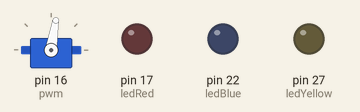
Simulated run of this program. Board: Raspberry Pi (header pin numbers). Parts: servo, output pins drawn as LEDs (lit = HIGH). Servo angles are drawn from the pulse width (0.5 ms = 0°, 2.5 ms = 180°). At 11.0 s the program stops and its outputs stay as they are.

Above: at 0.5 s.
At 3.5 s:
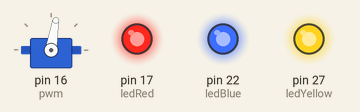
Timing chart, 0 to 4.6 s (numbered marks = the images above):
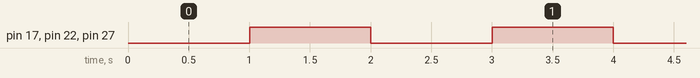

Measured:
- by itself, pin 17 (ledRed), pin 22 (ledBlue), pin 27 (ledYellow): alternates HIGH for 1.0 s and LOW for 1.0 s, 10 changes in all, then stays LOW

The program:

PROJECT.py
```python
import RPi.GPIO as GPIO
from time import sleep
from gpiozero import LED

from pwm import *
from diod_control import diodes


diod = diodes()

pwm=initServo()
SetAngle(pwm,90)

servoStop(pwm)
for i in range(5):
    diod.turnWhite()
    sleep(1)
    diod.turnNull()
    sleep(1)
```

pwm.py
```python
import RPi.GPIO as GPIO
from time import sleep

def initServo():
    GPIO.setmode(GPIO.BOARD)
    GPIO.setup(16, GPIO.OUT)
    pwm=GPIO.PWM(16, 50)
    pwm.start(0)
    return pwm

def SetAngle(pwm,angle):
	duty = angle / 18 + 2
	GPIO.output(16, True)
	pwm.ChangeDutyCycle(duty)
	sleep(1)
	GPIO.output(16, False)
	pwm.ChangeDutyCycle(0)

# agl = 0
# while(agl<=180):
# 	SetAngle(agl)
# 	agl+=45

def servoStop(pwm):
    pwm.stop()
    GPIO.cleanup()
```

diod_control.py
```python
from gpiozero import LED
from time import sleep


class diodes:

    redPin = 17
    yellowPin = 27
    bluePin = 22

    ledRed = LED(redPin)
    ledYellow = LED(yellowPin)
    ledBlue = LED(bluePin)

    def setup(self):
        self.ledRed.off()
        self.ledYellow.off()
        self.ledBlue.off()

    def turnRed(self):
        self.ledRed.on()
        self.ledYellow.off()
        self.ledBlue.off()


    def turnYellow(self):
        self.ledRed.off()
        self.ledYellow.on()
        self.ledBlue.off()


    def turnBlue(self):
        self.ledRed.off()
        self.ledYellow.off()
        self.ledBlue.on()


    def turnOrange(self):
        self.ledRed.on()
        self.ledYellow.on()
        self.ledBlue.off()


    def turnPurple(self):
        self.ledRed.on()
        self.ledYellow.off()
        self.ledBlue.on()


    def turnGreen(self):
        self.ledRed.off()
        self.ledYellow.on()
        self.ledBlue.on()


    def turnWhite(self):
        self.ledRed.on()
        self.ledYellow.on()
        self.ledBlue.on()


    def turnNull(self):
        self.ledRed.off()
        self.ledYellow.off()
        self.ledBlue.off()
```
